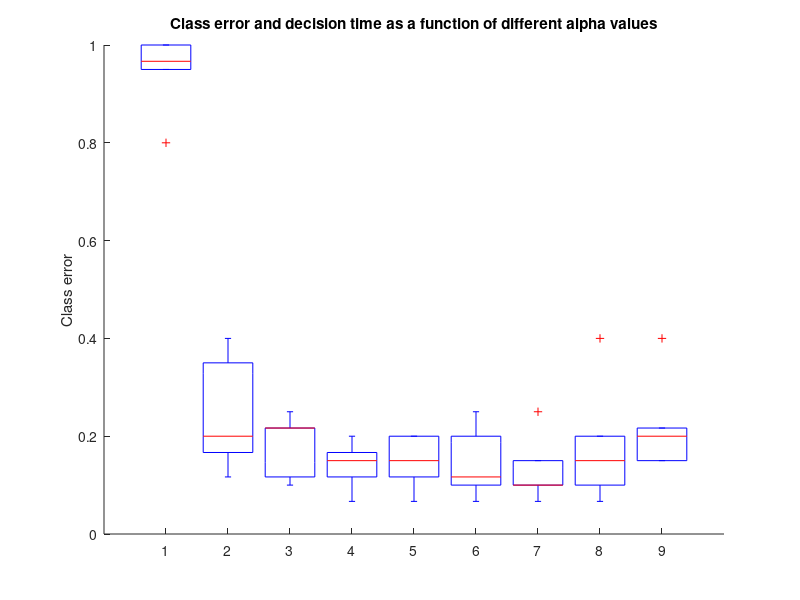

Recreate this plot in MATLAB. (Note: this script raises an error after producing the figure.)
a_99 = [1,0.9667,1,0.95,0.8]';
a_97 = [0.1667,0.4,0.2,0.35,0.1167]';
a_96 = [0.2167,0.2167,0.1,0.25,0.1167]';
a_95 = [0.1667,0.1167,0.15,0.2,0.0667]';
a_94 = [0.15,0.1167,0.2,0.2,0.0667]';
a_93 = [0.25,0.1167,0.1,0.2,0.0667]'; 
a_91 = [0.15,0.1,0.1,0.25,0.0667]';
a_89 = [0.15,0.1,0.4,0.2,0.0667]';
a_87 = [0.15,0.15,0.4,0.2,0.2167]';
a = [a_99, a_97, a_96, a_95, a_94, a_93, a_91, a_89, a_87];

t_99 = [48,17.5,11.3750,11.7969]';
t_97 = [5.93,5.9453,6.2971,4.22,4.3384]';
t_96 = [5.2634,4.5259,5.4989,3.1864,3.0246]';
t_95 = [4.5678, 3.9089, 4.6780, 2.9725, 2.429]';
t_94 = [3.5969, 2.9396, 3.9063, 3.9063, 2.3231]';
t_93 = [3.1375,2.1843,2.4969,2.1430,2.0127]';
t_91 = [2.0906,1.6780,2.2969,1.5969,1.5254]';
t_89 = [1.5563,1.3625,1.3469,1.1719,1.3369]';
t_87 = [1.4406,1.2313,1.2781,1.0375,0.9153]';
t_mean = [mean(t_99), mean(t_97), mean(t_96), mean(t_95), mean(t_94), mean(t_93), mean(t_91), mean(t_89), mean(t_87)];
t_std = [std(t_99), std(t_97), std(t_96), std(t_95), std(t_94), std(t_93), std(t_91), std(t_89), std(t_87)];

figure;
hold on
title('Class error and decision time as a function of different alpha values');
boxplot(a);
ylabel('Class error');
yyaxis right
ylabel('Decision time [s]');
errorbar(t_mean,t_std,'-s','MarkerSize',4,...
    'MarkerEdgeColor','red','MarkerFaceColor','red');
xlabel(['alpha']);
xticklabels({'0.99','0.97','0.96','0.95','0.94','0.93','0.91','0.89','0.87'});
hold off